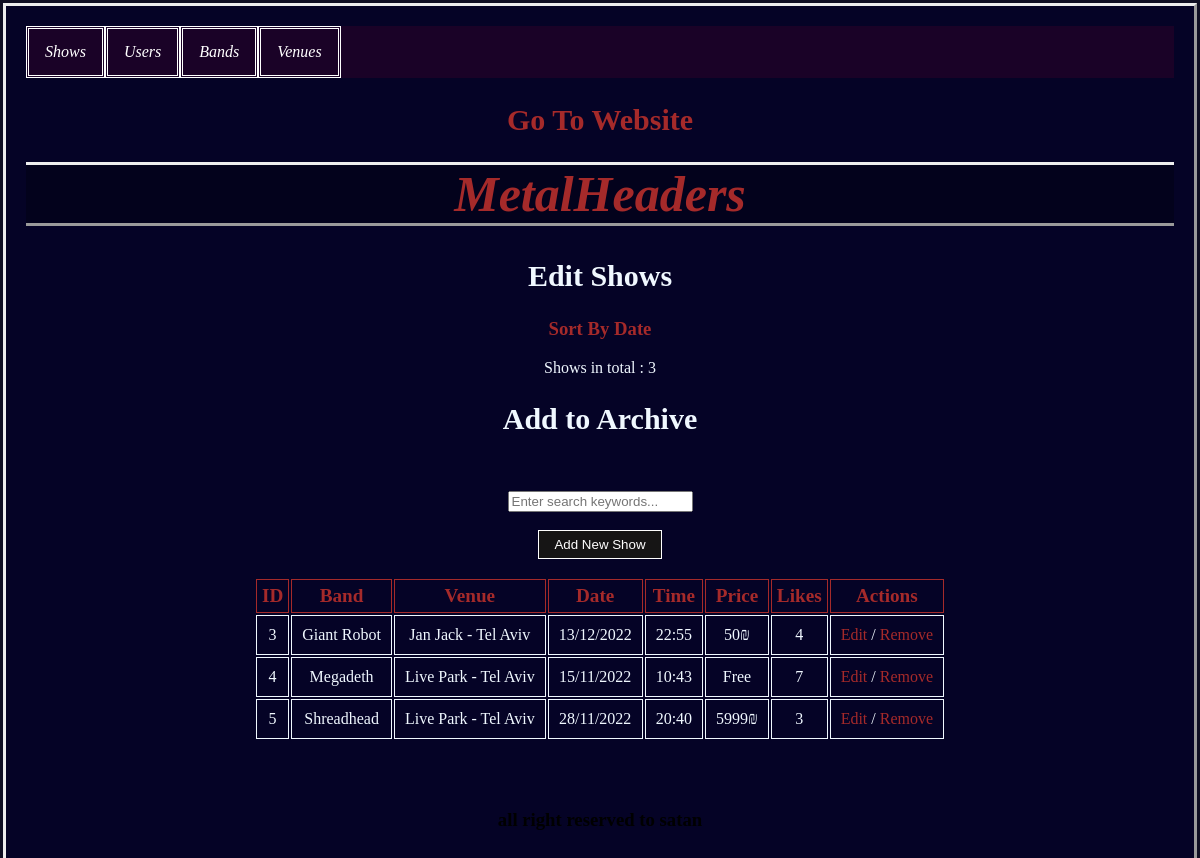
The page / (signed in) on the database its author committed.
### app.py (models this page shows, shortened)
class Shows(db.Model):
    id = db.Column(db.Integer, primary_key = True)
    band = db.Column(db.String(20), nullable = False)
    venue = db.Column(db.String(30), nullable = False)
    date = db.Column(db.DateTime)
    time = db.Column(db.DateTime)
    price = db.Column(db.Integer)
    likes = db.Column(db.Integer, default = 0)
    img = db.Column(db.String(30))
    description = db.Column(db.String(300))

### app.py (the view, shortened to what this page needs)
@app.route('/', methods = ['POST', 'GET'])
@login_required
def index():
    if current_user.id != 1:
        return redirect(url_for('website'))
    bands = Bands().query.all()
    venues = Venues().query.all()
    if request.method == 'GET':
        shows = Shows().query.all()
        amount = len(shows)
        return render_template('shows.html', bands = bands, venues = venues, shows = shows, amount = amount)

### app.py (called while the page is built)
@login_manager.user_loader
def load_user(user_id):
    return Users.query.get(user_id)

### templates/shows.html (shortened to what this page needs)
{% extends 'base.html' %}
{% block page_title %}Edit Shows{% endblock %}
{% block body %}
<header>
<h3><a id="sort">Sort By Date</a></h3>
<p class="total">Shows in total : {{ amount }}</p>
<h2 class="arc">Add to Archive</h2>
</header>
<div class="center">
    <input type="text" id="searchInput" placeholder="Enter search keywords..." onkeyup="searchTable()"><br><br>
    <button id="add-form" class="add-form" onclick="showFormBlock()">Add New Show</button>
        <div class="list">
        <br>
    <table style="margin: auto; ">
        <tr>
            <th>ID</th><th>Band</th><th>Venue</th><th>Date</th><th>Time</th><th>Price</th><th>Likes</th><th>Actions</th>
        </tr>
        {% for show in shows %}
        <tr>
            <td>{{ show.id }}</td><td>{{ show.band }}</td><td>{{ show.venue }}</td><td>{{ show.date.strftime('%d/%m/%Y') }}</td><td>{{ show.time.strftime('%H:%M') }}</td><td class="price">{{ show.price }}₪</td><td>{{ show.likes }}</td><td><a href="/edit={{ show.id }}">Edit</a> / <a href="/remove={{ show.id }}">Remove</a></td>
        </tr>
        {% endfor %}
    </table>
 </div>
</div>
{% endblock %}

### static/main.css (style rules this page uses)
html { background-color: #030217f1; color: aliceblue; }
body { margin: 3px; padding: 20px; border-style: outset; font-family: 'Times New Roman'; background-color: #050327f1; }
header { text-align: center; }
header h2 { text-align: center; font-size: 30px; }
header h3 { text-align: center; }
div.center { margin: auto; text-align: center; padding: 50px; padding-top: 30px; }
table { text-align: center; }
th { text-align: center; font-size: larger; color: brown; padding: 5px; }
td { padding: 10px; }
th, td { border: 1px solid; }
a { color: brown; text-decoration: dotted; }
input[type = submit], button.add-form { background-color: rgb(22, 21, 21); padding: 6px 15px; border: 1px solid; color: white; cursor: pointer; }

### rows shown on the page
Shows: id "3", band "Giant Robot", venue "Jan Jack - Tel Aviv", date "13/12/2022", time "22:55", price "50", likes "4"
Shows: id "4", band "Megadeth", venue "Live Park - Tel Aviv", date "15/11/2022", time "10:43", likes "7"
Shows: id "5", band "Shreadhead", venue "Live Park - Tel Aviv", date "28/11/2022", time "20:40", price "5999", likes "3"

### other values the page prints
{{ amount }} "3"
